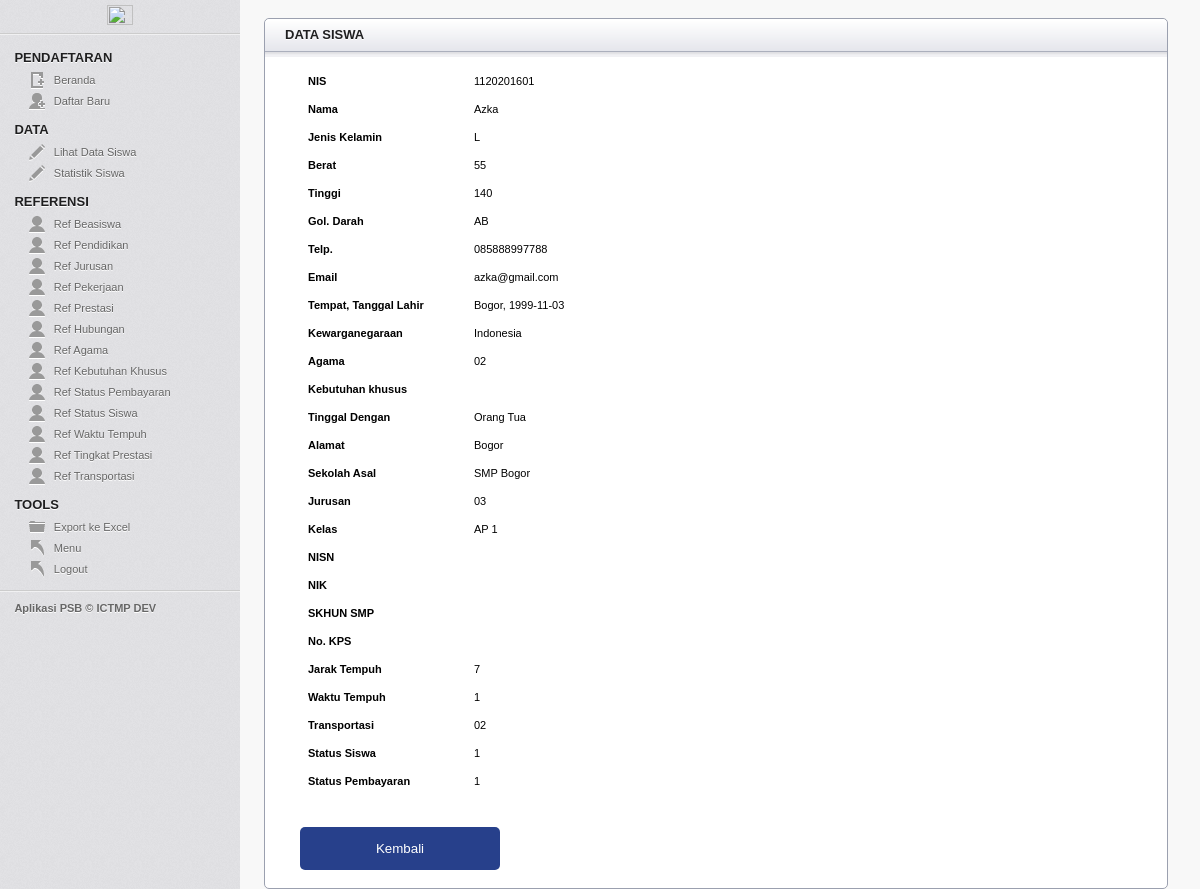
The app's page /pendaftaran/detailsiswa.php?siswa=1120201601 (signed in) with its own data.
### tables this page shows
CREATE TABLE `students` (
  `nis` varchar(50) NOT NULL,
  `name` varchar(99) NOT NULL,
  `weight` int(3) NOT NULL,
  `height` int(3) NOT NULL,
  `blood_type` varchar(5) NOT NULL DEFAULT '-',
  `phone` varchar(15) DEFAULT NULL,
  `email` varchar(99) DEFAULT NULL,
  `sex` char(1) NOT NULL,
  `place_birth` varchar(99) NOT NULL,
  `date_birth` date NOT NULL,
  `nationality` varchar(99) NOT NULL DEFAULT 'Indonesia',
  `id_religion` varchar(5) NOT NULL,
  `id_special_needs` varchar(5) DEFAULT NULL,
  `stay_with` varchar(99) NOT NULL,
  `address` varchar(99) NOT NULL,
  `previous_school` varchar(99) NOT NULL,
  `id_major` varchar(5) NOT NULL,
  `grade` varchar(99) NOT NULL,
  `nisn` varchar(50) DEFAULT NULL,
  `nik` varchar(99) DEFAULT NULL,
  `skhun_smp` varchar(99) DEFAULT NULL,
  `no_kps` varchar(99) DEFAULT NULL,
  `id_beasiswa` varchar(10) DEFAULT NULL,
  `distance_school` int(5) DEFAULT NULL,
  `id_time_spent` varchar(5) DEFAULT NULL,
  `id_transport` varchar(5) DEFAULT NULL,
  `id_status_siswa` varchar(5) NOT NULL,
  `id_status_pembayaran` varchar(5) NOT NULL
);

### pendaftaran/detailsiswa.php (the view, shortened to what this page needs)
<?php
	include 'fungsi.php';
	$siswa = $_GET['siswa'];
    $sql = "SELECT * FROM students where nis=$siswa";
	$result = mysqli_query($con, $sql)or die('Error');
	$data = mysqli_fetch_array($result)
?>
<!DOCTYPE html>
<html>
<head>
	<link rel="stylesheet" href="css/layout.css" type="text/css"/>
</head>
<body>
	<aside id="sidebar">
		<div id="header">
			<center>
				<img class="logosmk" src="images/logo/logo-smk.png">
			</center>
		</div>
		<hr/>
		<h3>Pendaftaran</h3>
		<ul>
			<li class="icn_new_article"><a href="index.php?p=beranda">Beranda</a></li>
			<li class="icn_add_user"><a href="form_daftar.php">Daftar Baru</a></li>
		</ul>
		<h3>Data</h3>
		<ul>
			<li class="icn_edit_article"><a href="data_daftar.php">Lihat Data Siswa</a></li>
			<li class="icn_edit_article"><a href="statistik.php">Statistik Siswa</a></li>
		</ul>
		<h3>Referensi</h3>
		<ul>
			<li class="icn_profile"><a href="index.php?p=t_beasiswa">Ref Beasiswa</a></li>
			<li class="icn_profile"><a href="index.php?p=t_pendidikan">Ref Pendidikan</a></li>
			<li class="icn_profile"><a href="index.php?p=t_jurusan">Ref Jurusan</a></li>
			<li class="icn_profile"><a href="index.php?p=t_pekerjaan">Ref Pekerjaan</a></li>
			<li class="icn_profile"><a href="index.php?p=t_prestasi">Ref Prestasi</a></li>
			<li class="icn_profile"><a href="index.php?p=t_hubungan">Ref Hubungan</a></li>
			<li class="icn_profile"><a href="index.php?p=t_agama">Ref Agama</a></li>
			<li class="icn_profile"><a href="index.php?p=t_kebutuhankhusus">Ref Kebutuhan Khusus</a></li>
			<li class="icn_profile"><a href="index.php?p=t_statuspmb">Ref Status Pembayaran</a></li>
			<li class="icn_profile"><a href="index.php?p=t_statussiswa">Ref Status Siswa</a></li>
			<li class="icn_profile"><a href="index.php?p=t_waktutempuh">Ref Waktu Tempuh</a></li>
			<li class="icn_profile"><a href="index.php?p=t_tingkat">Ref Tingkat Prestasi</a></li>
			<li class="icn_profile"><a href="index.php?p=t_transport">Ref Transportasi</a></li>
		</ul>
		<h3>Tools</h3>
		<ul>
			<li class="icn_folder"><a href="index.php?p=ekspor" onclick="return buka('ke_excel.php');">Export ke Excel</a></li>
			<li class="icn_jump_back"><a href="../welcome.php"">Menu</a></li>
			<li class="icn_jump_back"><a href="logout.php" onclick="return confirm('Apakah anda yakin ingin keluar?');">Logout</a></li>
		</ul>
		<footer>
			<hr>
			<p><strong>Aplikasi PSB &copy; <a href="">ICTMP DEV</a></strong></p>
 		</footer>
	</aside>
<?php
	if(isset($_SESSION['signed_in']) && $_SESSION['signed_in'] == true)
	{
		echo '<section id="main" class="column">
				<article class="module">
					<header><h3>DATA SISWA</h3></header>
					<div class="module_content" style="padding-left:15px;">
						<table class="tbl_data">
							<tr>
								<td width="150"><strong>NIS</strong></td>
								<td>'.$data["nis"].'</td>
							</tr>
							<tr>
								<td><strong>Nama</strong></td>
								<td>'.$data["name"].'</td>
							</tr>
							<tr>
								<td><strong>Jenis Kelamin</strong></td>
								<td>'.$data["sex"].'</td>
							</tr>
							<tr>
								<td><strong>Berat</strong></td>
								<td>'.$data["weight"].'</td>
							</tr>
							<tr>
								<td><strong>Tinggi</strong></td>
								<td>'.$data["height"].'</td>
							</tr>
							<tr>
								<td><strong>Gol. Darah</strong></td>
								<td>'.$data["blood_type"].'</td>
							</tr>
							<tr>
								<td><strong>Telp.</strong></td>
								<td>'.$data["phone"].'</td>
							</tr>
							<tr>
								<td><strong>Email</strong></td>
								<td>'.$data["email"].'</td>
							</tr>
							<tr>
								<td><strong>Tempat, Tanggal Lahir</strong></td>
								<td>'.$data["place_birth"].', '.$data["date_birth"].'</td>
							</tr>
							<tr>
								<td><strong>Kewarganegaraan</strong></td>
								<td>'.$data["nationality"].'</td>
							</tr>
							<tr>
								<td><strong>Agama</strong></td>
								<td>'.$data["id_religion"].'</td>
							</tr>
							<tr>
								<td><strong>Kebutuhan khusus</strong></td>
								<td>'.$data["id_special_needs"].'</td>
							</tr>
							<tr>
								<td><strong>Tinggal Dengan</strong></td>
								<td>'.$data["stay_with"].'</td>
							</tr>
							<tr>
								<td><strong>Alamat</strong></td>
								<td>'.$data["address"].'</td>
							</tr>
							<tr>
								<td><strong>Sekolah Asal</strong></td>
								<td>'.$data["previous_school"].'</td>
							</tr>
							<tr>
								<td><strong>Jurusan</strong></td>
								<td>'.$data["id_major"].'</td>
							</tr>
							<tr>
								<td><strong>Kelas</strong></td>
								<td>'.$data["grade"].'</td>
							</tr>
							<tr>
								<td><strong>NISN</strong></td>
								<td>'.$data["nisn"].'</td>
							</tr>
							<tr>
								<td><strong>NIK</strong></td>
								<td>'.$data["nik"].'</td>
							</tr>
							<tr>
								<td><strong>SKHUN SMP</strong></td>
								<td>'.$data["skhun_smp"].'</td>
							</tr>
							<tr>
								<td><strong>No. KPS</strong></td>
								<td>'.$data["no_kps"].'</td>
							</tr>
							<tr>
								<td><strong>Jarak Tempuh</strong></td>
								<td>'.$data["distance_school"].'</td>
							</tr>
							<tr>
								<td><strong>Waktu Tempuh</strong></td>
								<td>'.$data["id_time_spent"].'</td>
							</tr>
							<tr>
								<td><strong>Transportasi</strong></td>
								<td>'.$data["id_transport"].'</td>
							</tr>
							<tr>
								<td><strong>Status Siswa</strong></td>
								<td>'.$data["id_status_siswa"].'</td>
							</tr>
							<tr>
								<td><strong>Status Pembayaran</strong></td>
								<td>'.$data["id_status_pembayaran"].'</td>
							</tr>
						</table>
						<br><br><a href="data_daftar.php"><input class="btn_daftar" type="submit" value="Kembali"></a><br>
					</div>
				</article>
			</section><br><br>
		';
	}
?>
</body>
</html>

### pendaftaran/css/layout.css (style rules this page uses)
html, body, div, map, dt, isindex, form, header, aside, section, section, article, footer { display: block; }
html, body { height: 100%; margin: 0; padding: 0; font-family: Verdana, Helvetica, Arial, sans-serif; background: #F8F8F8; font-size: 11px; }
.logosmk { padding-top: 5px; margin-bottom: -20px; width: 33%; height: 33%; }
.btn_daftar { background-color: #27408B; color: white; padding: 14px 20px; margin: 8px 0; border: none; cursor: pointer; width: 200px; border-radius: 5px; transition: 0.5s; }
aside#sidebar { width: 20%; position: fixed; background: url(../images/sidebar.png) repeat; float: left; height: 100%; }
#sidebar hr { border: none; outline: none; background: url(../images/sidebar_divider.png) repeat-x; display: block; width: 100%; height: 2px; }
#sidebar h3 { color: #1F1F20; text-transform: uppercase; text-shadow: 0 1px 0 #fff; font-size: 13px; margin: 10px 0 5px 6%; display: block; float: left; width: 90%; }
#sidebar ul { clear: both; margin: 0; padding: 0; }
#sidebar li { list-style: none; margin: 0 0 0 12%; padding: 0; }
#sidebar li a { color: #666666; padding-left: 25px; text-decoration: none; display: inline-block; height: 17px; line-height: 17px; text-shadow: 0 1px 0 #fff; margin: 2px 0; }
#sidebar li.icn_new_article a { background: url(../images/icn_new_article.png) no-repeat center left; }
#sidebar li.icn_add_user a { background: url(../images/icn_add_user.png) no-repeat center left; }
#sidebar li.icn_edit_article a { background: url(../images/icn_edit_article.png) no-repeat center left; }
#sidebar li.icn_profile a { background: url(../images/icn_profile.png) no-repeat center left; }
#sidebar li.icn_folder a { background: url(../images/icn_folder.png) no-repeat center left; }
#sidebar li.icn_jump_back a { background: url(../images/icn_jump_back.png) no-repeat center left; }
#sidebar p { color: #666666; padding-left: 6%; text-shadow: 0 1px 0 #fff; margin: 10px 0 0 0; }
#sidebar a { color: #666666; text-decoration: none; }
#sidebar footer { margin-top: 10px; height: 150px; }
section#main { width: 77%; min-height: 500px; float: left; margin-top: -2px; margin-left: 22%; }
#main h3 { color: #1F1F20; text-transform: uppercase; text-shadow: 0 1px 0 #fff; font-size: 13px; margin: 8px 20px; }
.module { border: 1px solid #9BA0AF; width: auto; margin-right: 20px; margin-top: 20px; -webkit-border-radius: 5px; -moz-border-radius: 5px; border-radius: 5px; background: #ffffff; }
.module header h3 { display: block; margin: 10px 20px; width: auto; float: left; }
.module header { height: 38px; width: 100%; background: #F1F1F4 url(../images/secondary_bar.png) repeat-x; -webkit-border-top-left-radius: 5px; -webkit-border-top-right-radius: 5px; -moz-border-radius-top-left: 5px; -moz-border-radius-top-right: 5px; border-top-left-radius: 5px; border-top-right-radius: 5px; }
.module_content { margin: 10px 20px; color: #666; }
table.tbl_data { border-collapse: collapse; color: black; }
.tbl_data td { padding: 8px; text-align: left; }

### records on screen
students: nis "1120201601", name "Azka", sex "L", weight "55", height "140", blood_type "AB", phone "085888997788", email "azka@gmail.com", place_birth "Bogor", date_birth "1999-11-03", nationality "Indonesia", id_religion "02", stay_with "Orang Tua", address "Bogor", previous_school "SMP Bogor", id_major "03", grade "AP 1", distance_school "7", id_time_spent "1", id_transport "02", id_status_siswa "1", id_status_pembayaran "1"
